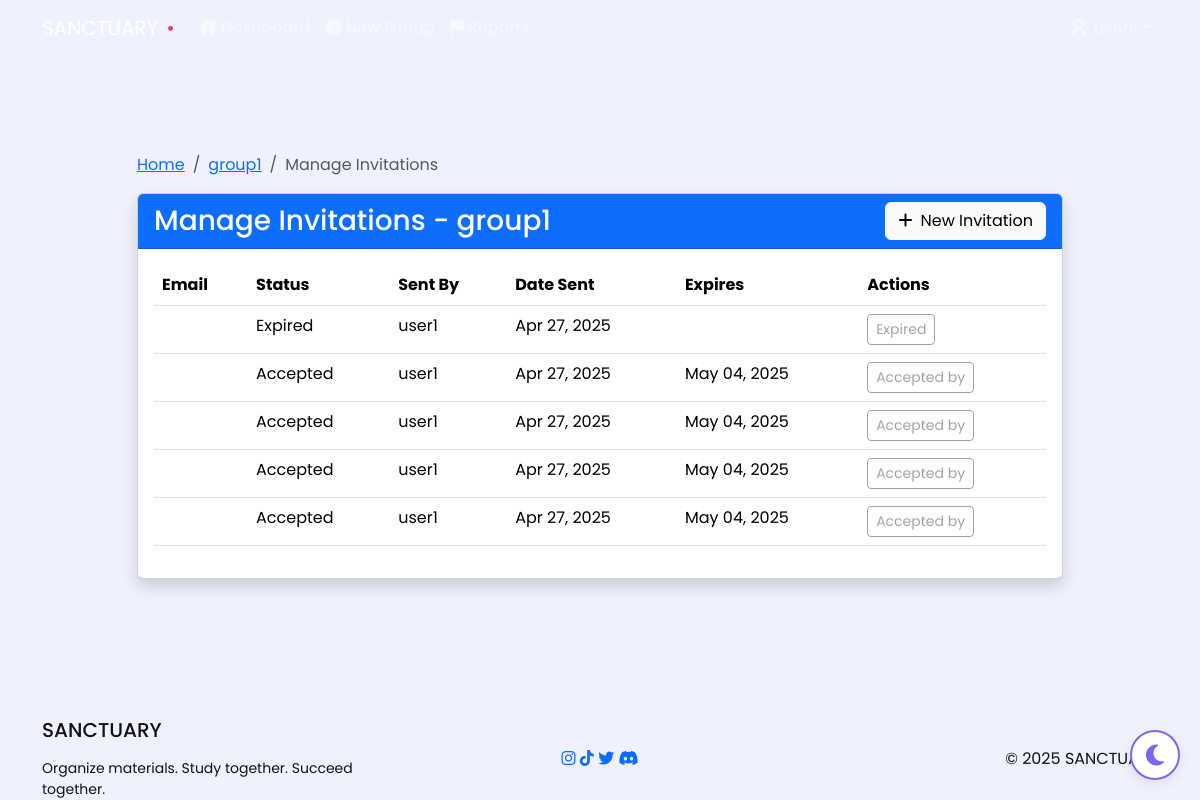
The app's page /group/1/invitations/ (signed in) with its own data.
### core/models.py (models this page shows, shortened)
class StudyGroup(models.Model):
    STATUS_CHOICES = (
        ('pending', 'Pending'),
        ('approved', 'Approved'),
        ('rejected', 'Rejected'),
    )
    group_name = models.CharField(max_length=100)
    institution = models.CharField(max_length=100)
    purpose = models.TextField()
    status = models.CharField(max_length=20, choices=STATUS_CHOICES, default='pending')
    created_by = models.ForeignKey(User, on_delete=models.CASCADE, related_name='created_groups')
    members = models.ManyToManyField(User, related_name='study_groups')
    created_at = models.DateTimeField(auto_now_add=True)
    updated_at = models.DateTimeField(auto_now=True)

class GroupInvitation(models.Model):
    STATUS_CHOICES = (
        ('active', 'Active'),
        ('revoked', 'Revoked'),
        ('expired', 'Expired')
    )
    group = models.ForeignKey(StudyGroup, on_delete=models.CASCADE, related_name='invitations')
    invitation_code = models.CharField(max_length=32, unique=True)
    created_by = models.ForeignKey(User, on_delete=models.CASCADE, related_name='sent_invitations')
    status = models.CharField(max_length=20, choices=STATUS_CHOICES, default='active')
    created_at = models.DateTimeField(auto_now_add=True)
    expires_at = models.DateTimeField(null=True, blank=True)  # Can be null for never-expiring invitations
    revoked_at = models.DateTimeField(null=True, blank=True)
    is_multiple_use = models.BooleanField(default=True)  # New field to allow multiple uses
    usage_count = models.PositiveIntegerField(default=0)  # Track how many times it's been used
    max_uses = models.PositiveIntegerField(null=True, blank=True)  # Optional limit on number of uses

class User(AbstractUser):
    ROLE_CHOICES = (
        ('super_admin', 'Super Admin'),
        ('admin', 'Admin'),
        ('user', 'User'),
    )
    role = models.CharField(max_length=20, choices=ROLE_CHOICES, default='user')
    profile_photo = models.ImageField(upload_to='profile_photos/', null=True, blank=True)
    def is_super_admin(self):
        return self.role == 'super_admin'

### core/views.py (the view)
# urls.py: path('group/<int:group_id>/invitations/', views.manage_invitations, name='manage_invitations'),
@login_required
def manage_invitations(request, group_id):
    group = get_object_or_404(StudyGroup, id=group_id)
    if not (request.user.is_super_admin() or group.created_by == request.user):
        return HttpResponseForbidden("You don't have permission to manage invitations for this group.")
    invitations = GroupInvitation.objects.filter(group=group).order_by('-created_at')
    now = timezone.now()
    for invitation in invitations:
        if invitation.status == 'pending' and invitation.expires_at < now:
            invitation.status = 'expired'
            invitation.save()
    return render(request, 'core/manage_invitations.html', {
        'group': group,
        'invitations': invitations
    })

### core/templates/core/manage_invitations.html (shortened to what this page needs)
{% extends 'base/base.html' %}
{% block content %}
<div class="container py-5">
    <div class="row justify-content-center">
        <div class="col-lg-10">
            <nav aria-label="breadcrumb">
                <ol class="breadcrumb">
                    <li class="breadcrumb-item"><a href="{% url 'home' %}">Home</a></li>
                    <li class="breadcrumb-item"><a href="{% url 'manage_group' group_id=group.id %}">{{ group.group_name }}</a></li>
                    <li class="breadcrumb-item active" aria-current="page">Manage Invitations</li>
                </ol>
            </nav>
            <div class="card shadow">
                <div class="card-header bg-primary text-white d-flex justify-content-between align-items-center">
                    <h3 class="mb-0">Manage Invitations - {{ group.group_name }}</h3>
                    <a href="{% url 'generate_invitation' group_id=group.id %}" class="btn btn-light">
                        <i class="fas fa-plus me-2"></i>New Invitation
                    </a>
                </div>
                <div class="card-body">
                    {% if invitations %}
                        <div class="table-responsive">
                            <table class="table">
                                <thead>
                                    <tr>
                                        <th>Email</th>
                                        <th>Status</th>
                                        <th>Sent By</th>
                                        <th>Date Sent</th>
                                        <th>Expires</th>
                                        <th>Actions</th>
                                    </tr>
                                </thead>
                                <tbody>
                                    {% for invitation in invitations %}
                                    <tr>
                                        <td>{{ invitation.email }}</td>
                                        <td>
                                            {% if invitation.status == 'pending' %}
                                                <span class="invitation-status invitation-status-pending">Pending</span>
                                            {% elif invitation.status == 'accepted' %}
                                                <span class="invitation-status invitation-status-accepted">Accepted</span>
                                            {% elif invitation.status == 'rejected' %}
                                                <span class="invitation-status invitation-status-rejected">Rejected</span>
                                            {% else %}
                                                <span class="invitation-status invitation-status-expired">Expired</span>
                                            {% endif %}
                                        </td>
                                        <td>{{ invitation.created_by.username }}</td>
                                        <td>{{ invitation.created_at|date:"M d, Y" }}</td>
                                        <td>{{ invitation.expires_at|date:"M d, Y" }}</td>
                                        <td>
                                            {% if invitation.status == 'pending' %}
                                                <div class="dropdown">
                                                    <button class="btn btn-sm btn-outline-secondary dropdown-toggle" type="button" id="dropdownMenuButton{{ invitation.id }}" data-bs-toggle="dropdown" aria-expanded="false">
                                                        Actions
                                                    </button>
                                                    <ul class="dropdown-menu" aria-labelledby="dropdownMenuButton{{ invitation.id }}">
                                                        <li>
                                                            <button type="button" class="dropdown-item" onclick="copyInvitationLink('{{ request.scheme }}://{{ request.get_host }}{% url "accept_invitation" code=invitation.invitation_code %}')">
                                                                <i class="fas fa-copy me-2"></i>Copy Link
                                                            </button>
                                                        </li>
                                                        <li>
                                                            <form method="POST" action="{% url 'cancel_invitation' invitation_id=invitation.id %}" style="display: inline;">
                                                                {% csrf_token %}
                                                                <button type="submit" class="dropdown-item text-danger">
                                                                    <i class="fas fa-times-circle me-2"></i>Cancel Invitation
                                                                </button>
                                                            </form>
                                                        </li>
                                                    </ul>
                                                </div>
                                            {% else %}
                                                <button class="btn btn-sm btn-outline-secondary" disabled>
                                                    {% if invitation.status == 'accepted' %}
                                                        Accepted by {{ invitation.accepted_by.username }}
                                                    {% elif invitation.status == 'rejected' %}
                                                        Cancelled
                                                    {% else %}
                                                        Expired
                                                    {% endif %}
                                                </button>
                                            {% endif %}
                                        </td>
                                    </tr>
                                    {% endfor %}
                                </tbody>
                            </table>
                        </div>
                    {% endif %}
                </div>
            </div>
        </div>
    </div>
</div>
{% endblock %}

### core/templates/base/base.html (style rules this page uses)
:root { --primary-color: #7B68EE; --primary-dark: #6A5ACD; --secondary-color: #00D1FF; --accent-color: #FF3366; --success-color: #00E676; --warning-color: #FFEA00; --dark-color: #121212; --light-color: #F8F9FA; --border-radius-sm: 8px; --border-radius: 12px; --border-radius-lg: 20px; --box-shadow: 0 4px 12px rgba(0, 0, 0, 0.08); --transition-speed: 0.3s; --bg-color: #F0F1FF; --text-color: #121212; --card-bg: #ffffff; --navbar-gradient: linear-gradient(135deg, var(--primary-color) 0%, var(--primary-dark) 100%); --footer-gradient: linear-gradient(135deg, rgba(123, 104, 238, 0.1) 0%, rgba(0, 209, 255, 0.05) 100%); --card-shadow: 0 4px 12px rgba(0, 0, 0, 0.08); --border-color: #EAEAEA; --form-bg: #ffffff; }
body { min-height: 100vh; display: flex; flex-direction: column; font-family: 'Poppins', sans-serif; background-color: var(--bg-color); color: var(--text-color); transition: background-color var(--transition-speed) ease, color var(--transition-speed) ease; overflow-x: hidden; }
.card, .btn, .nav-link, .form-control { transition: background-color 0.2s ease, color 0.2s ease; }

### records on screen
StudyGroup: group_name "group1"
GroupInvitation: status "Expired", created_by.username "user1", created_at "Apr 27, 2025"
GroupInvitation: status "Accepted", created_by.username "user1", created_at "Apr 27, 2025", expires_at "May 04, 2025"
GroupInvitation: status "Accepted", created_by.username "user1", created_at "Apr 27, 2025", expires_at "May 04, 2025"
GroupInvitation: status "Accepted", created_by.username "user1", created_at "Apr 27, 2025", expires_at "May 04, 2025"
GroupInvitation: status "Accepted", created_by.username "user1", created_at "Apr 27, 2025", expires_at "May 04, 2025"
